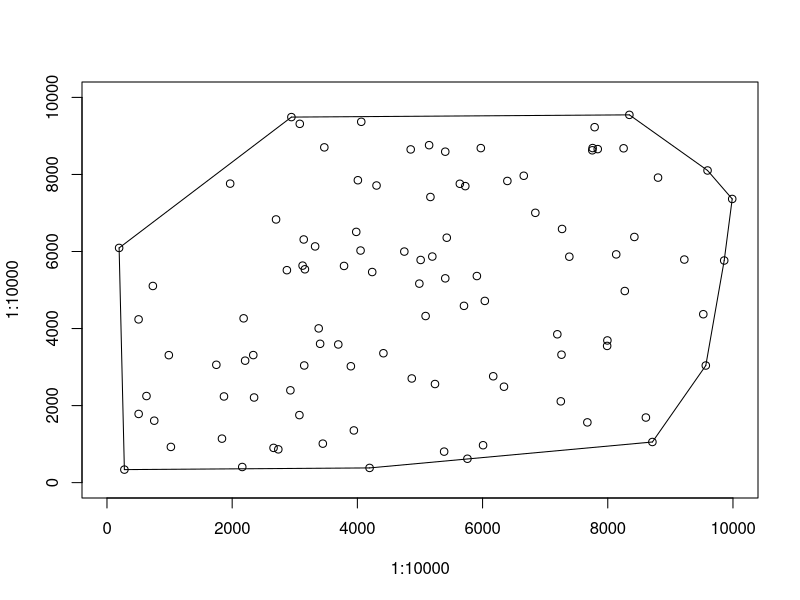

Generate this figure with R:
#! /usr/bin/env Rscript
png("convex.png", width=700, height=700)
plot(1:10000, 1:10000, type="n")

#points
points(194,6093)
points(278,338)
points(505,4238)
points(506,1783)
points(631,2248)
points(733,5105)
points(755,1608)
points(988,3309)
points(1021,927)
points(1747,3059)
points(1837,1142)
points(1869,2237)
points(1968,7762)
points(2161,406)
points(2183,4265)
points(2207,3166)
points(2337,3311)
points(2350,2210)
points(2661,902)
points(2701,6832)
points(2737,864)
points(2874,5515)
points(2930,2396)
points(2946,9489)
points(3074,1753)
points(3080,9314)
points(3125,5633)
points(3143,6312)
points(3151,3041)
points(3162,5538)
points(3325,6132)
points(3382,4004)
points(3405,3604)
points(3448,1012)
points(3472,8703)
points(3695,3587)
points(3787,5625)
points(3896,3021)
points(3944,1355)
points(3982,6509)
points(4008,7850)
points(4051,6025)
points(4062,9367)
points(4195,382)
points(4237,5467)
points(4306,7713)
points(4416,3359)
points(4750,5998)
points(4852,8650)
points(4869,2704)
points(4990,5166)
points(5011,5780)
points(5090,4325)
points(5146,8760)
points(5167,7415)
points(5197,5869)
points(5240,2560)
points(5386,805)
points(5404,5303)
points(5404,8591)
points(5428,6358)
points(5637,7758)
points(5703,4589)
points(5724,7697)
points(5758,620)
points(5909,5363)
points(5972,8684)
points(6008,971)
points(6036,4717)
points(6170,2761)
points(6342,2490)
points(6396,7831)
points(6658,7966)
points(6843,7004)
points(7194,3851)
points(7250,2110)
points(7261,3321)
points(7270,6585)
points(7386,5865)
points(7674,1564)
points(7753,8627)
points(7758,8685)
points(7790,9227)
points(7840,8658)
points(7990,3549)
points(7994,3691)
points(8135,5925)
points(8253,8679)
points(8272,4974)
points(8345,9547)
points(8425,6377)
points(8609,1690)
points(8713,1055)
points(8803,7918)
points(9223,5791)
points(9526,4372)
points(9566,3040)
points(9594,8103)
points(9860,5766)
points(9988,7364)

#line segments
segments(194,6093,2946,9489)
segments(2946,9489,8345,9547)
segments(8345,9547,9594,8103)
segments(9594,8103,9988,7364)
segments(9988,7364,9860,5766)
segments(9860,5766,9566,3040)
segments(9566,3040,8713,1055)
segments(8713,1055,4195,382)
segments(4195,382,278,338)
segments(278,338,194,6093)
dev.off()
